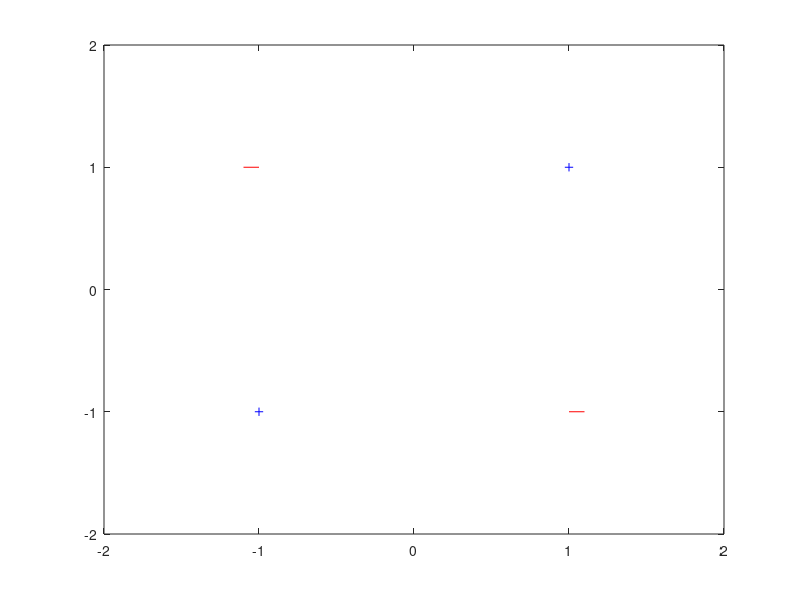

MATLAB code to generate this figure:
function [] = plotXOR()
    plot([1 -1],[1 -1],'b+')
    hold on;
    axis([-2 2 -2 2])
    line([1 ; 1.1],[-1 ; -1],'Color','red')
    line([-1 ; -1.1],[1 ; 1], 'Color', 'red')
    set(gca, 'XTick', -2:1:2);
    set(gca, 'YTick', -2:1:2);
end

